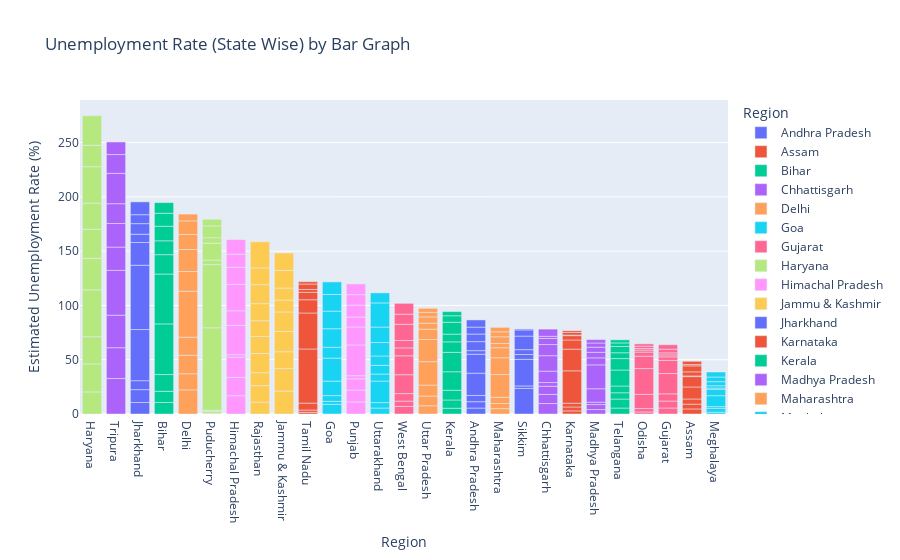

Source (notebook cell):
### Code cell
fg = px.bar(df,x='Region',y=' Estimated Unemployment Rate (%)',color='Region',
            title='Unemployment Rate (State Wise) by Bar Graph',template='plotly')
fg.update_layout(xaxis={'categoryorder':'total descending'})
fg.show()

### Figure 1 — Plotly figure (JSON) as saved in the notebook; plotly's stock layout.template omitted (floating-point values rounded to 4 significant figures)
{"data": [{"hovertemplate": "Region=%{x}<br> Estimated Unemployment Rate (%)=%{y}<extra></extra>", "legendgroup": "Andhra Pradesh", "marker": {"color": "#636efa", "pattern": {"shape": ""}}, "name": "Andhra Pradesh", "orientation": "v", "showlegend": true, "textposition": "auto", "type": "bar", "x": ["Andhra Pradesh", "Andhra Pradesh", "Andhra Pradesh", "Andhra Pradesh", "Andhra Pradesh", "Andhra Pradesh", "Andhra Pradesh", "Andhra Pradesh", "Andhra Pradesh", "Andhra Pradesh"], "xaxis": "x", "y": [5.48, 5.83, 5.79, 20.51, 17.43, 3.31, 8.34, 6.96, 6.4, 6.59], "yaxis": "y"}, {"hovertemplate": "Region=%{x}<br> Estimated Unemployment Rate (%)=%{y}<extra></extra>", "legendgroup": "Assam", "marker": {"color": "#EF553B", "pattern": {"shape": ""}}, "name": "Assam", "orientation": "v", "showlegend": true, "textposition": "auto", "type": "bar", "x": ["Assam", "Assam", "Assam", "Assam", "Assam", "Assam", "Assam", "Assam", "Assam", "Assam"], "xaxis": "x", "y": [4.66, 4.41, 4.77, 11.06, 9.55, 0.6, 3.77, 5.53, 1.19, 3.02], "yaxis": "y"}, {"hovertemplate": "Region=%{x}<br> Estimated Unemployment Rate (%)=%{y}<extra></extra>", "legendgroup": "Bihar", "marker": {"color": "#00cc96", "pattern": {"shape": ""}}, "name": "Bihar", "orientation": "v", "showlegend": true, "textposition": "auto", "type": "bar", "x": ["Bihar", "Bihar", "Bihar", "Bihar", "Bihar", "Bihar", "Bihar", "Bihar", "Bihar", "Bihar"], "xaxis": "x", "y": [10.61, 10.29, 15.43, 46.64, 45.96, 17.82, 12.79, 13.44, 11.91, 9.82], "yaxis": "y"}, {"hovertemplate": "Region=%{x}<br> Estimated Unemployment Rate (%)=%{y}<extra></extra>", "legendgroup": "Chhattisgarh", "marker": {"color": "#ab63fa", "pattern": {"shape": ""}}, "name": "Chhattisgarh", "orientation": "v", "showlegend": true, "textposition": "auto", "type": "bar", "x": ["Chhattisgarh", "Chhattisgarh", "Chhattisgarh", "Chhattisgarh", "Chhattisgarh", "Chhattisgarh", "Chhattisgarh", "Chhattisgarh", "Chhattisgarh", "Chhattisgarh"], "xaxis": "x", "y": [9.65, 8.38, 7.54, 3.41, 10.5, 14.23, 10.27, 5.63, 1.96, 6.62], "yaxis": "y"}, {"hovertemplate": "Region=%{x}<br> Estimated Unemployment Rate (%)=%{y}<extra></extra>", "legendgroup": "Delhi", "marker": {"color": "#FFA15A", "pattern": {"shape": ""}}, "name": "Delhi", "orientation": "v", "showlegend": true, "textposition": "auto", "type": "bar", "x": ["Delhi", "Delhi", "Delhi", "Delhi", "Delhi", "Delhi", "Delhi", "Delhi", "Delhi", "Delhi"], "xaxis": "x", "y": [22.23, 14.84, 17.04, 16.68, 42.27, 18.19, 20.3, 13.79, 12.53, 6.27], "yaxis": "y"}, {"hovertemplate": "Region=%{x}<br> Estimated Unemployment Rate (%)=%{y}<extra></extra>", "legendgroup": "Goa", "marker": {"color": "#19d3f3", "pattern": {"shape": ""}}, "name": "Goa", "orientation": "v", "showlegend": true, "textposition": "auto", "type": "bar", "x": ["Goa", "Goa", "Goa", "Goa", "Goa", "Goa", "Goa", "Goa", "Goa", "Goa"], "xaxis": "x", "y": [8.89, 2.81, 5.25, 13.31, 21.25, 9.96, 17.07, 16.21, 15.38, 11.54], "yaxis": "y"}, {"hovertemplate": "Region=%{x}<br> Estimated Unemployment Rate (%)=%{y}<extra></extra>", "legendgroup": "Gujarat", "marker": {"color": "#FF6692", "pattern": {"shape": ""}}, "name": "Gujarat", "orientation": "v", "showlegend": true, "textposition": "auto", "type": "bar", "x": ["Gujarat", "Gujarat", "Gujarat", "Gujarat", "Gujarat", "Gujarat", "Gujarat", "Gujarat", "Gujarat", "Gujarat"], "xaxis": "x", "y": [5.54, 6.38, 6.66, 18.71, 12.11, 3.2, 1.84, 1.87, 3.42, 4.03], "yaxis": "y"}, {"hovertemplate": "Region=%{x}<br> Estimated Unemployment Rate (%)=%{y}<extra></extra>", "legendgroup": "Haryana", "marker": {"color": "#B6E880", "pattern": {"shape": ""}}, "name": "Haryana", "orientation": "v", "showlegend": true, "textposition": "auto", "type": "bar", "x": ["Haryana", "Haryana", "Haryana", "Haryana", "Haryana", "Haryana", "Haryana", "Haryana", "Haryana", "Haryana"], "xaxis": "x", "y": [20.34, 25.77, 25.05, 43.22, 29.02, 26.7, 24.18, 33.5, 19.68, 27.31], "yaxis": "y"}, {"hovertemplate": "Region=%{x}<br> Estimated Unemployment Rate (%)=%{y}<extra></extra>", "legendgroup": "Himachal Pradesh", "marker": {"color": "#FF97FF", "pattern": {"shape": ""}}, "name": "Himachal Pradesh", "orientation": "v", "showlegend": true, "textposition": "auto", "type": "bar", "x": ["Himachal Pradesh", "Himachal Pradesh", "Himachal Pradesh", "Himachal Pradesh", "Himachal Pradesh", "Himachal Pradesh", "Himachal Pradesh", "Himachal Pradesh", "Himachal Pradesh", "Himachal Pradesh"], "xaxis": "x", "y": [16.83, 16.84, 18.76, 2.2, 26.95, 13.47, 24.31, 15.79, 12.04, 13.46], "yaxis": "y"}, {"hovertemplate": "Region=%{x}<br> Estimated Unemployment Rate (%)=%{y}<extra></extra>", "legendgroup": "Jammu & Kashmir", "marker": {"color": "#FECB52", "pattern": {"shape": ""}}, "name": "Jammu & Kashmir", "orientation": "v", "showlegend": true, "textposition": "auto", "type": "bar", "x": ["Jammu & Kashmir", "Jammu & Kashmir", "Jammu & Kashmir", "Jammu & Kashmir", "Jammu & Kashmir", "Jammu & Kashmir", "Jammu & Kashmir", "Jammu & Kashmir", "Jammu & Kashmir"], "xaxis": "x", "y": [21.08, 20.78, 15.5, 18.74, 17.92, 10.88, 11.09, 16.17, 16.14], "yaxis": "y"}, {"hovertemplate": "Region=%{x}<br> Estimated Unemployment Rate (%)=%{y}<extra></extra>", "legendgroup": "Jharkhand", "marker": {"color": "#636efa", "pattern": {"shape": ""}}, "name": "Jharkhand", "orientation": "v", "showlegend": true, "textposition": "auto", "type": "bar", "x": ["Jharkhand", "Jharkhand", "Jharkhand", "Jharkhand", "Jharkhand", "Jharkhand", "Jharkhand", "Jharkhand", "Jharkhand", "Jharkhand"], "xaxis": "x", "y": [10.61, 11.85, 8.23, 47.09, 59.23, 20.95, 7.63, 9.76, 8.24, 11.8], "yaxis": "y"}, {"hovertemplate": "Region=%{x}<br> Estimated Unemployment Rate (%)=%{y}<extra></extra>", "legendgroup": "Karnataka", "marker": {"color": "#EF553B", "pattern": {"shape": ""}}, "name": "Karnataka", "orientation": "v", "showlegend": true, "textposition": "auto", "type": "bar", "x": ["Karnataka", "Karnataka", "Karnataka", "Karnataka", "Karnataka", "Karnataka", "Karnataka", "Karnataka", "Karnataka", "Karnataka"], "xaxis": "x", "y": [2.86, 3.61, 3.46, 29.84, 19.97, 8.44, 4.01, 0.5, 2.41, 1.58], "yaxis": "y"}, {"hovertemplate": "Region=%{x}<br> Estimated Unemployment Rate (%)=%{y}<extra></extra>", "legendgroup": "Kerala", "marker": {"color": "#00cc96", "pattern": {"shape": ""}}, "name": "Kerala", "orientation": "v", "showlegend": true, "textposition": "auto", "type": "bar", "x": ["Kerala", "Kerala", "Kerala", "Kerala", "Kerala", "Kerala", "Kerala", "Kerala", "Kerala", "Kerala"], "xaxis": "x", "y": [5.31, 7.6, 8.99, 16.99, 17.88, 9.71, 7.09, 10.98, 5.91, 3.88], "yaxis": "y"}, {"hovertemplate": "Region=%{x}<br> Estimated Unemployment Rate (%)=%{y}<extra></extra>", "legendgroup": "Madhya Pradesh", "marker": {"color": "#ab63fa", "pattern": {"shape": ""}}, "name": "Madhya Pradesh", "orientation": "v", "showlegend": true, "textposition": "auto", "type": "bar", "x": ["Madhya Pradesh", "Madhya Pradesh", "Madhya Pradesh", "Madhya Pradesh", "Madhya Pradesh", "Madhya Pradesh", "Madhya Pradesh", "Madhya Pradesh", "Madhya Pradesh", "Madhya Pradesh"], "xaxis": "x", "y": [4.11, 4.57, 2.22, 12.36, 21.98, 6.48, 5.08, 4.7, 3.91, 3.13], "yaxis": "y"}, {"hovertemplate": "Region=%{x}<br> Estimated Unemployment Rate (%)=%{y}<extra></extra>", "legendgroup": "Maharashtra", "marker": {"color": "#FFA15A", "pattern": {"shape": ""}}, "name": "Maharashtra", "orientation": "v", "showlegend": true, "textposition": "auto", "type": "bar", "x": ["Maharashtra", "Maharashtra", "Maharashtra", "Maharashtra", "Maharashtra", "Maharashtra", "Maharashtra", "Maharashtra", "Maharashtra", "Maharashtra"], "xaxis": "x", "y": [4.95, 4.69, 5.79, 20.9, 15.46, 9.23, 3.89, 6.23, 4.55, 4.1], "yaxis": "y"}, {"hovertemplate": "Region=%{x}<br> Estimated Unemployment Rate (%)=%{y}<extra></extra>", "legendgroup": "Meghalaya", "marker": {"color": "#19d3f3", "pattern": {"shape": ""}}, "name": "Meghalaya", "orientation": "v", "showlegend": true, "textposition": "auto", "type": "bar", "x": ["Meghalaya", "Meghalaya", "Meghalaya", "Meghalaya", "Meghalaya", "Meghalaya", "Meghalaya", "Meghalaya", "Meghalaya", "Meghalaya"], "xaxis": "x", "y": [1.66, 3.59, 1.58, 10.03, 5.92, 1.15, 2.1, 3.74, 4.29, 4.6], "yaxis": "y"}, {"hovertemplate": "Region=%{x}<br> Estimated Unemployment Rate (%)=%{y}<extra></extra>", "legendgroup": "Odisha", "marker": {"color": "#FF6692", "pattern": {"shape": ""}}, "name": "Odisha", "orientation": "v", "showlegend": true, "textposition": "auto", "type": "bar", "x": ["Odisha", "Odisha", "Odisha", "Odisha", "Odisha", "Odisha", "Odisha", "Odisha", "Odisha", "Odisha"], "xaxis": "x", "y": [1.9, 3.12, 13.08, 23.76, 11.41, 3.77, 1.88, 1.42, 2.1, 2.18], "yaxis": "y"}, {"hovertemplate": "Region=%{x}<br> Estimated Unemployment Rate (%)=%{y}<extra></extra>", "legendgroup": "Puducherry", "marker": {"color": "#B6E880", "pattern": {"shape": ""}}, "name": "Puducherry", "orientation": "v", "showlegend": true, "textposition": "auto", "type": "bar", "x": ["Puducherry", "Puducherry", "Puducherry", "Puducherry", "Puducherry", "Puducherry", "Puducherry", "Puducherry", "Puducherry", "Puducherry"], "xaxis": "x", "y": [0.58, 1.76, 1.2, 75.85, 58.19, 4.24, 15.47, 5.05, 10.9, 6.18], "yaxis": "y"}, {"hovertemplate": "Region=%{x}<br> Estimated Unemployment Rate (%)=%{y}<extra></extra>", "legendgroup": "Punjab", "marker": {"color": "#FF97FF", "pattern": {"shape": ""}}, "name": "Punjab", "orientation": "v", "showlegend": true, "textposition": "auto", "type": "bar", "x": ["Punjab", "Punjab", "Punjab", "Punjab", "Punjab", "Punjab", "Punjab", "Punjab", "Punjab", "Punjab"], "xaxis": "x", "y": [11.11, 10.97, 10.32, 2.86, 28.33, 16.55, 9.19, 10.99, 9.61, 9.88], "yaxis": "y"}, {"hovertemplate": "Region=%{x}<br> Estimated Unemployment Rate (%)=%{y}<extra></extra>", "legendgroup": "Rajasthan", "marker": {"color": "#FECB52", "pattern": {"shape": ""}}, "name": "Rajasthan", "orientation": "v", "showlegend": true, "textposition": "auto", "type": "bar", "x": ["Rajasthan", "Rajasthan", "Rajasthan", "Rajasthan", "Rajasthan", "Rajasthan", "Rajasthan", "Rajasthan", "Rajasthan", "Rajasthan"], "xaxis": "x", "y": [10.97, 15.16, 11.9, 17.7, 15.74, 14.39, 15.81, 17.51, 15.35, 24.15], "yaxis": "y"}, {"hovertemplate": "Region=%{x}<br> Estimated Unemployment Rate (%)=%{y}<extra></extra>", "legendgroup": "Sikkim", "marker": {"color": "#636efa", "pattern": {"shape": ""}}, "name": "Sikkim", "orientation": "v", "showlegend": true, "textposition": "auto", "type": "bar", "x": ["Sikkim", "Sikkim", "Sikkim", "Sikkim", "Sikkim", "Sikkim", "Sikkim", "Sikkim"], "xaxis": "x", "y": [23.57, 2.28, 24.51, 4.46, 4.45, 12.49, 5.7, 0.88], "yaxis": "y"}, {"hovertemplate": "Region=%{x}<br> Estimated Unemployment Rate (%)=%{y}<extra></extra>", "legendgroup": "Tamil Nadu", "marker": {"color": "#EF553B", "pattern": {"shape": ""}}, "name": "Tamil Nadu", "orientation": "v", "showlegend": true, "textposition": "auto", "type": "bar", "x": ["Tamil Nadu", "Tamil Nadu", "Tamil Nadu", "Tamil Nadu", "Tamil Nadu", "Tamil Nadu", "Tamil Nadu", "Tamil Nadu", "Tamil Nadu", "Tamil Nadu"], "xaxis": "x", "y": [1.57, 2.09, 6.4, 49.83, 33.16, 12.2, 6.81, 2.65, 5.0, 2.16], "yaxis": "y"}, {"hovertemplate": "Region=%{x}<br> Estimated Unemployment Rate (%)=%{y}<extra></extra>", "legendgroup": "Telangana", "marker": {"color": "#00cc96", "pattern": {"shape": ""}}, "name": "Telangana", "orientation": "v", "showlegend": true, "textposition": "auto", "type": "bar", "x": ["Telangana", "Telangana", "Telangana", "Telangana", "Telangana", "Telangana", "Telangana", "Telangana", "Telangana", "Telangana"], "xaxis": "x", "y": [5.49, 8.29, 5.77, 6.25, 14.7, 10.55, 5.36, 5.79, 3.27, 2.86], "yaxis": "y"}, {"hovertemplate": "Region=%{x}<br> Estimated Unemployment Rate (%)=%{y}<extra></extra>", "legendgroup": "Tripura", "marker": {"color": "#ab63fa", "pattern": {"shape": ""}}, "name": "Tripura", "orientation": "v", "showlegend": true, "textposition": "auto", "type": "bar", "x": ["Tripura", "Tripura", "Tripura", "Tripura", "Tripura", "Tripura", "Tripura", "Tripura", "Tripura", "Tripura"], "xaxis": "x", "y": [32.67, 28.4, 29.95, 41.23, 21.51, 21.71, 18.24, 27.92, 17.35, 11.57], "yaxis": "y"}, {"hovertemplate": "Region=%{x}<br> Estimated Unemployment Rate (%)=%{y}<extra></extra>", "legendgroup": "Uttar Pradesh", "marker": {"color": "#FFA15A", "pattern": {"shape": ""}}, "name": "Uttar Pradesh", "orientation": "v", "showlegend": true, "textposition": "auto", "type": "bar", "x": ["Uttar Pradesh", "Uttar Pradesh", "Uttar Pradesh", "Uttar Pradesh", "Uttar Pradesh", "Uttar Pradesh", "Uttar Pradesh", "Uttar Pradesh", "Uttar Pradesh", "Uttar Pradesh"], "xaxis": "x", "y": [7.58, 8.98, 10.11, 21.54, 20.41, 9.47, 5.56, 5.79, 4.18, 3.75], "yaxis": "y"}, {"hovertemplate": "Region=%{x}<br> Estimated Unemployment Rate (%)=%{y}<extra></extra>", "legendgroup": "Uttarakhand", "marker": {"color": "#19d3f3", "pattern": {"shape": ""}}, "name": "Uttarakhand", "orientation": "v", "showlegend": true, "textposition": "auto", "type": "bar", "x": ["Uttarakhand", "Uttarakhand", "Uttarakhand", "Uttarakhand", "Uttarakhand", "Uttarakhand", "Uttarakhand", "Uttarakhand", "Uttarakhand", "Uttarakhand"], "xaxis": "x", "y": [5.49, 4.99, 19.85, 6.48, 8.01, 8.61, 12.38, 14.26, 22.26, 9.23], "yaxis": "y"}, {"hovertemplate": "Region=%{x}<br> Estimated Unemployment Rate (%)=%{y}<extra></extra>", "legendgroup": "West Bengal", "marker": {"color": "#FF6692", "pattern": {"shape": ""}}, "name": "West Bengal", "orientation": "v", "showlegend": true, "textposition": "auto", "type": "bar", "x": ["West Bengal", "West Bengal", "West Bengal", "West Bengal", "West Bengal", "West Bengal", "West Bengal", "West Bengal", "West Bengal", "West Bengal"], "xaxis": "x", "y": [6.94, 4.92, 6.92, 17.41, 17.41, 7.29, 6.83, 14.87, 9.35, 9.98], "yaxis": "y"}], "layout": {"barmode": "relative", "legend": {"title": {"text": "Region"}, "tracegroupgap": 0}, "title": {"text": "Unemployment Rate (State Wise) by Bar Graph"}, "xaxis": {"anchor": "y", "categoryarray": ["Andhra Pradesh", "Assam", "Bihar", "Chhattisgarh", "Delhi", "Goa", "Gujarat", "Haryana", "Himachal Pradesh", "Jammu & Kashmir", "Jharkhand", "Karnataka", "Kerala", "Madhya Pradesh", "Maharashtra", "Meghalaya", "Odisha", "Puducherry", "Punjab", "Rajasthan", "Sikkim", "Tamil Nadu", "Telangana", "Tripura", "Uttar Pradesh", "Uttarakhand", "West Bengal"], "categoryorder": "total descending", "domain": [0, 1], "title": {"text": "Region"}}, "yaxis": {"anchor": "x", "domain": [0, 1], "title": {"text": " Estimated Unemployment Rate (%)"}}}}
